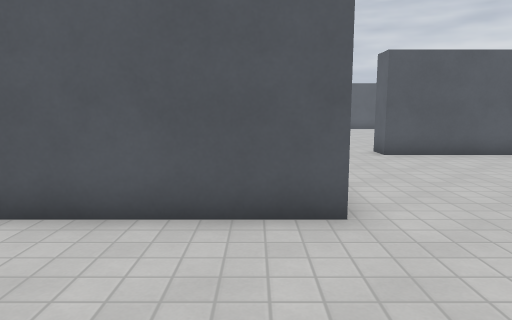
View 1 (above)

18 first-person views from a walk through a Godot game level. The camera is 1.4 m above the floor, tilts 8° down and sees 70° across. The floor is counted in squares, 1 m on a side. Each view is taken from the middle of a square. On the plan, view 1 faces up. The plan holds only what a view shows up to about 16 squares ahead; the rest is blank. Characters and animated objects are left out. Surface patterns are stand-ins for the level's own textures.

View 2
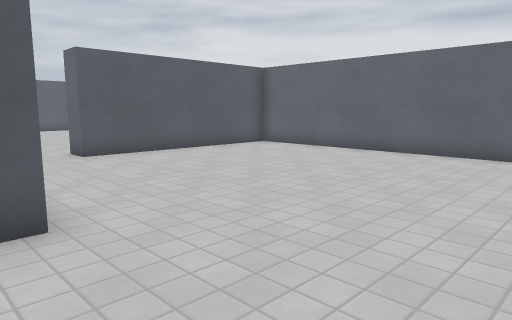

View 3
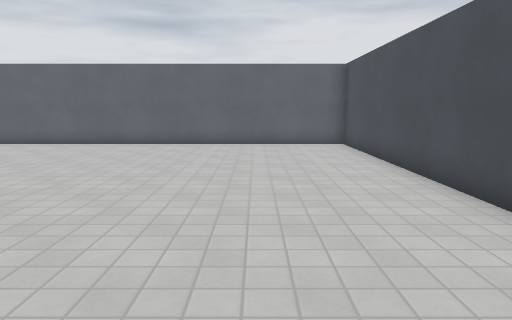

View 4
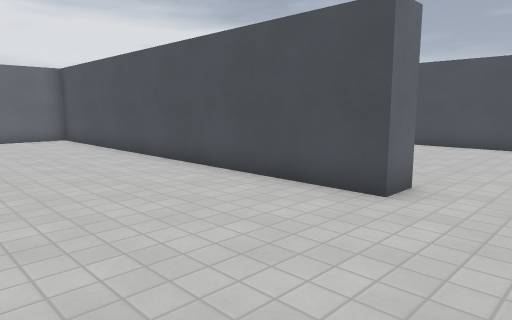

View 5
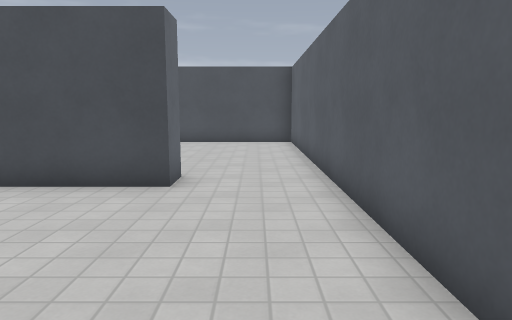

View 6
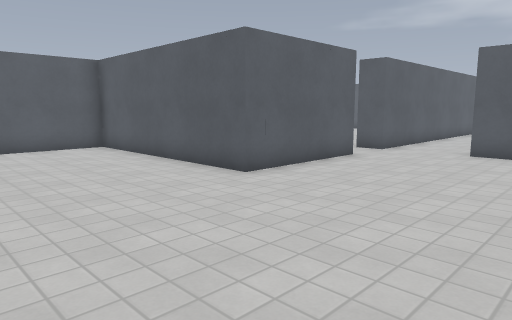

View 7
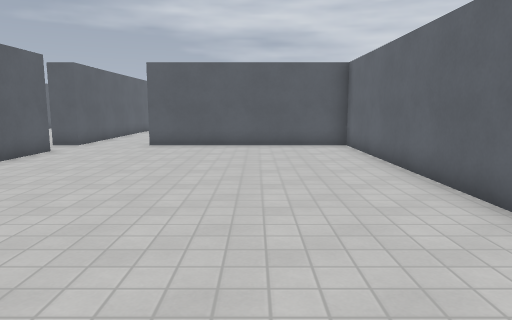

View 8
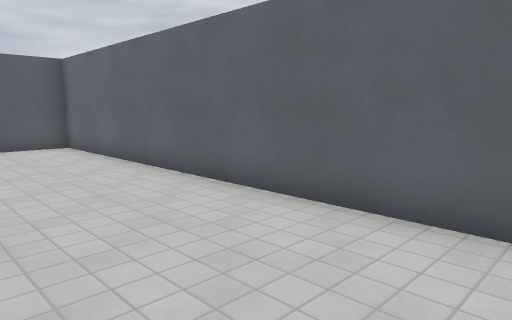

View 9
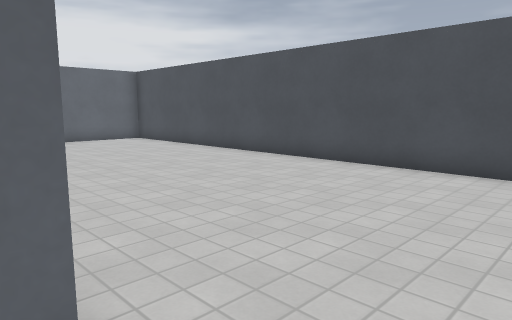

View 10
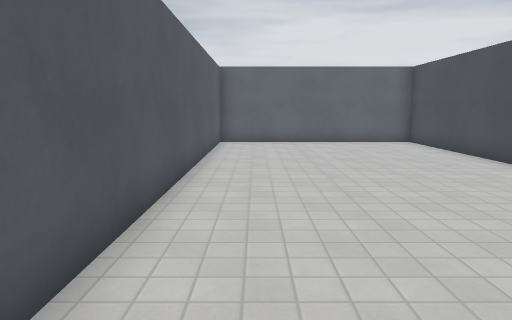

View 11
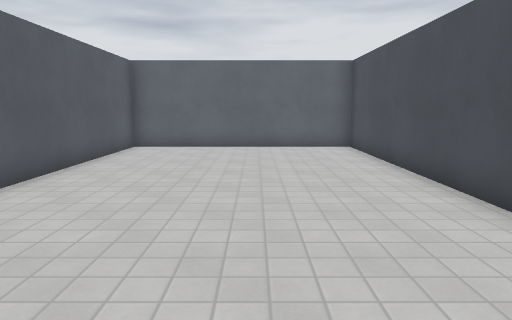

View 12
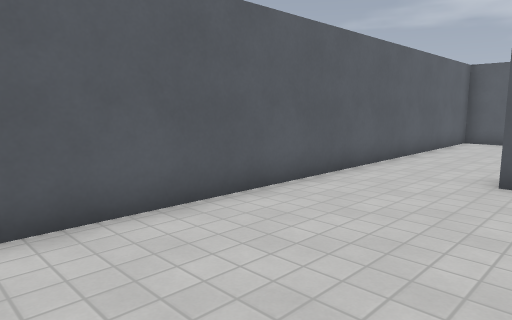

View 13
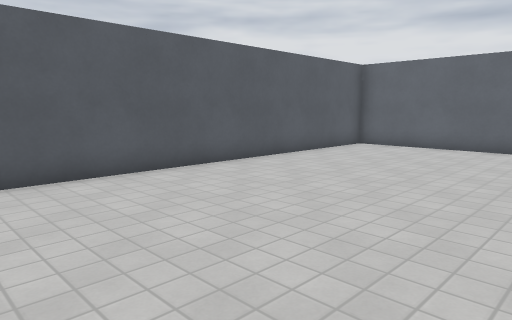

View 14
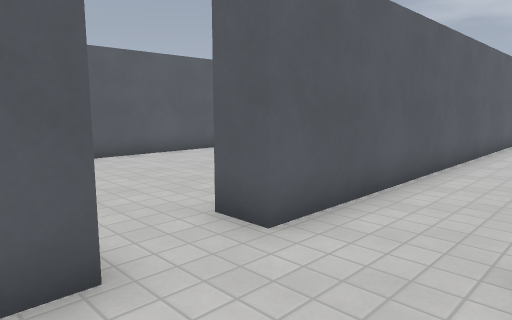

View 15
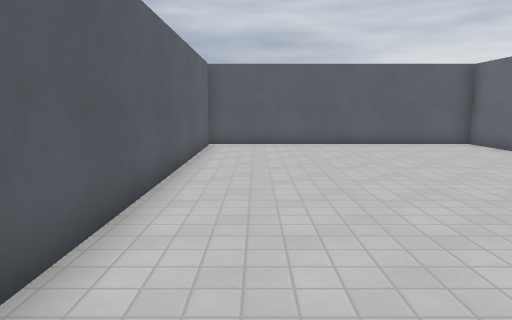

View 16
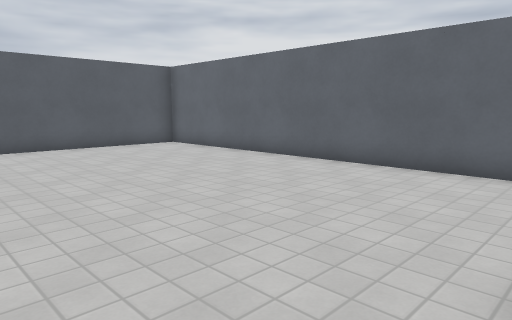

View 17
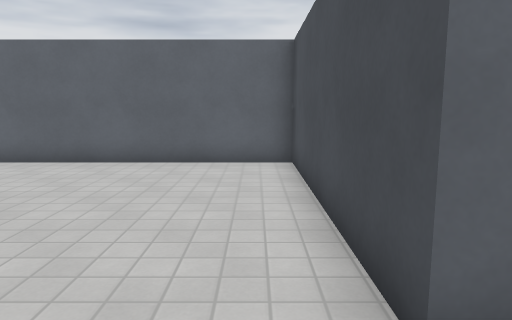

View 18
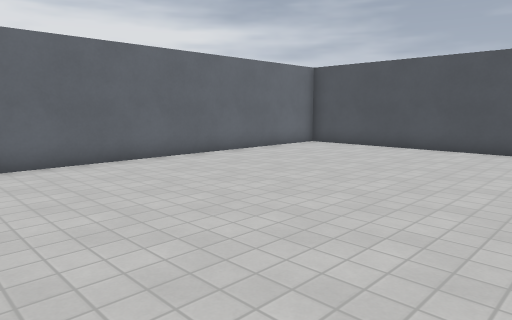

### Floor plan
Points are (right, up) in squares from view 1. A wall is a line through its corners. A room is listed if a view was taken in it or the views show most of it. See-through windows are left out.
Room 1 (views 1, 2, 3, 4, 5, 6, 7, 8, 9, 14)
walls: (1.2, 9.1) (1.2, 4.5) (-6.5, 4.5) (-6.5, -4.5); (1.2, 11) (0.1, 11); (-3.4, -4.5) (-3.4, -3.5) (11.5, -3.5) (11.5, 11) (3.9, 11)
ways out: opening at (-5, -5) to room 2; opening at (2.5, 11.5) to room 3; opening at (0.5, 10)
Room 2 (views 10, 11, 12, 13)
walls: (-6.5, -4.5) (-6.5, -12.5) (11.5, -12.5) (11.5, -4.5) (-3.4, -4.5)
ways out: opening at (-5, -5) to room 1
Room 3 (views 15, 16, 17, 18)
walls: (1.2, 25.1) (1.2, 11); (3.9, 11) (3.9, 12) (11.5, 12) (11.5, 25.5) (1.1, 25.5)
ways out: opening at (2.5, 11.5) to room 1

Where each view was taken, in squares from view 1:
view 1: 0 up, 0 right, facing up
view 2: 0 up, 0 right, facing up-right
view 3: 0 up, 3 left, facing right
view 4: 2 up, 6 left, facing down-right
view 5: 3 up, 5 left, facing down
view 6: 1 down, 7 right, facing up-left
view 7: 3 down, 8 right, facing up
view 8: 3 down, 7 right, facing up-right
view 9: 4 down, 5 left, facing down-right
view 10: 6 down, 4 left, facing right
view 11: 9 down, 2 left, facing right
view 12: 12 down, 2 left, facing up-left
view 13: 12 down, 2 left, facing up-right
view 14: 8 up, 4 right, facing up-left
view 15: 11 up, 3 right, facing up
view 16: 12 up, 3 right, facing up-right
view 17: 13 up, 2 right, facing right
view 18: 25 up, 2 right, facing down-right
